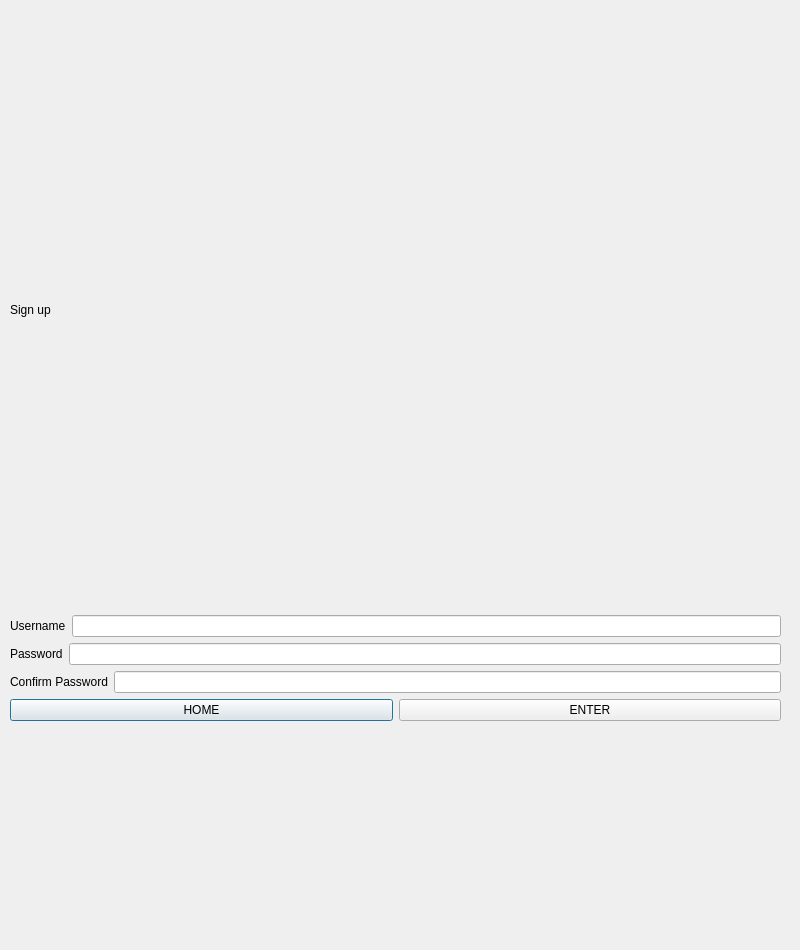
<?xml version="1.0" encoding="UTF-8"?>
<ui version="4.0">
 <class>Dialog</class>
 <widget class="QDialog" name="Dialog">
  <property name="geometry">
   <rect>
    <x>0</x>
    <y>0</y>
    <width>800</width>
    <height>950</height>
   </rect>
  </property>
  <property name="windowTitle">
   <string>Dialog</string>
  </property>
  <widget class="QWidget" name="verticalLayoutWidget">
   <property name="geometry">
    <rect>
     <x>10</x>
     <y>10</y>
     <width>771</width>
     <height>711</height>
    </rect>
   </property>
   <layout class="QVBoxLayout" name="verticalLayout">
    <item>
     <widget class="QLabel" name="label">
      <property name="styleSheet">
       <string notr="true">font: 28pt &quot;MS Shell Dlg 2&quot;;</string>
      </property>
      <property name="text">
       <string>Sign up</string>
      </property>
     </widget>
    </item>
    <item>
     <layout class="QHBoxLayout" name="horizontalLayout">
      <item>
       <widget class="QLabel" name="usernameLabel">
        <property name="styleSheet">
         <string notr="true">font: 12pt &quot;MS Shell Dlg 2&quot;;</string>
        </property>
        <property name="text">
         <string>Username</string>
        </property>
       </widget>
      </item>
      <item>
       <widget class="QLineEdit" name="usernameLine"/>
      </item>
     </layout>
    </item>
    <item>
     <layout class="QHBoxLayout" name="horizontalLayout_2">
      <item>
       <widget class="QLabel" name="passwordLabel">
        <property name="styleSheet">
         <string notr="true">font: 12pt &quot;MS Shell Dlg 2&quot;;</string>
        </property>
        <property name="text">
         <string>Password</string>
        </property>
       </widget>
      </item>
      <item>
       <widget class="QLineEdit" name="passwordLine"/>
      </item>
     </layout>
    </item>
    <item>
     <layout class="QHBoxLayout" name="horizontalLayout_3">
      <item>
       <widget class="QLabel" name="confirmPasswordLabel">
        <property name="styleSheet">
         <string notr="true">font: 12pt &quot;MS Shell Dlg 2&quot;;</string>
        </property>
        <property name="text">
         <string>Confirm Password</string>
        </property>
       </widget>
      </item>
      <item>
       <widget class="QLineEdit" name="confirmPasswordLine"/>
      </item>
     </layout>
    </item>
    <item>
     <layout class="QHBoxLayout" name="horizontalLayout_4">
      <item>
       <widget class="QPushButton" name="homeButton">
        <property name="text">
         <string>HOME</string>
        </property>
       </widget>
      </item>
      <item>
       <widget class="QPushButton" name="pushButton">
        <property name="text">
         <string>ENTER</string>
        </property>
       </widget>
      </item>
     </layout>
    </item>
   </layout>
  </widget>
 </widget>
 <resources/>
 <connections/>
</ui>
